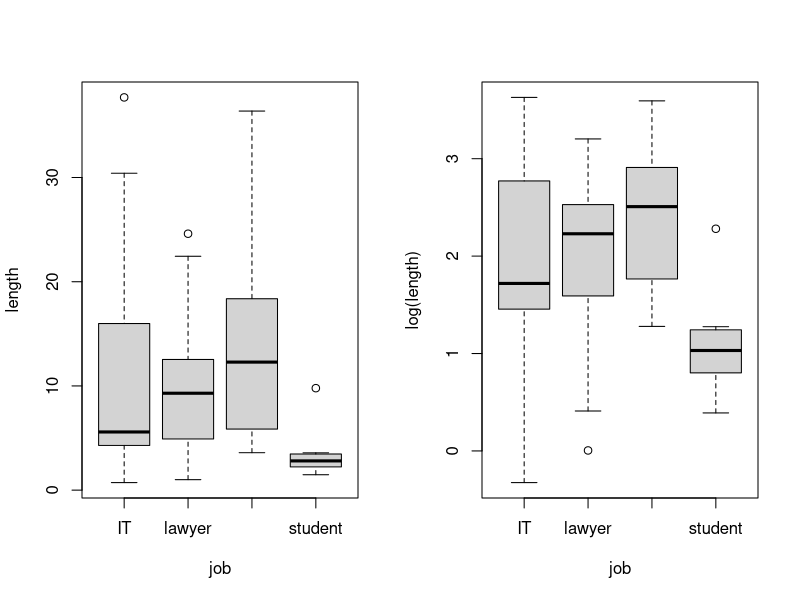
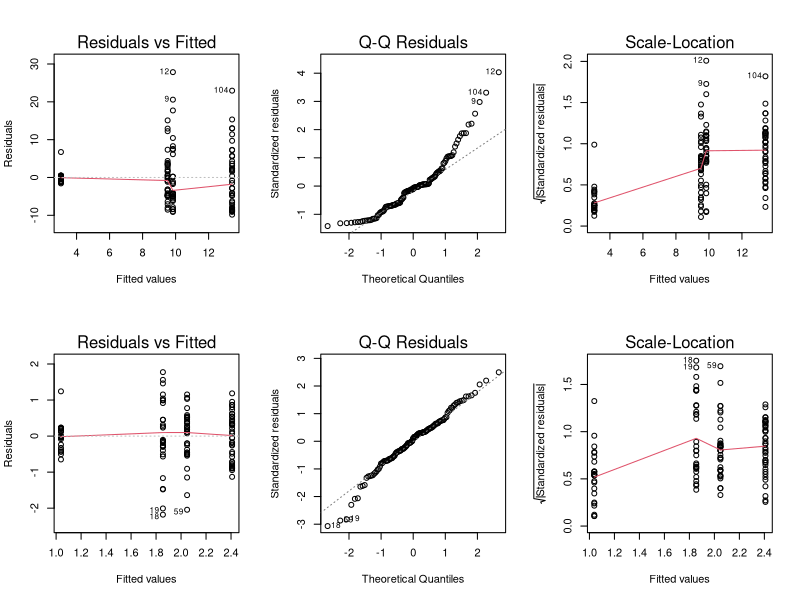
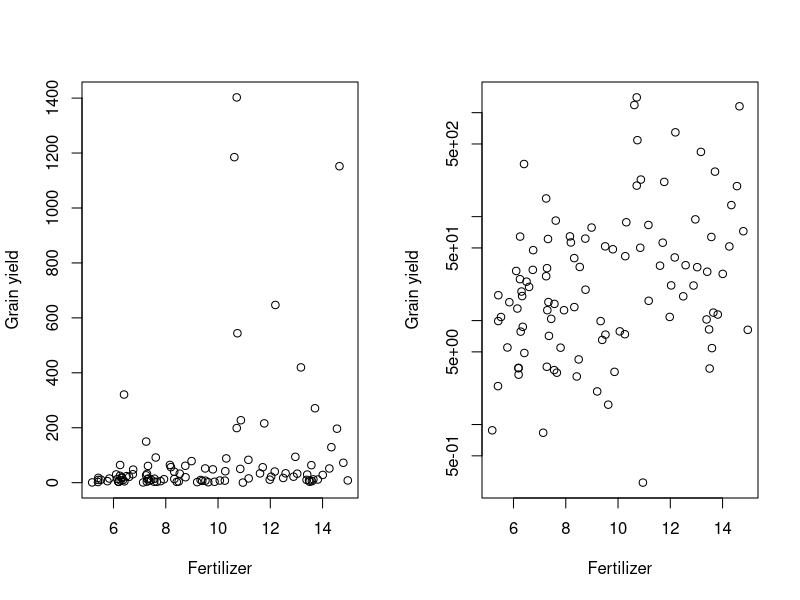
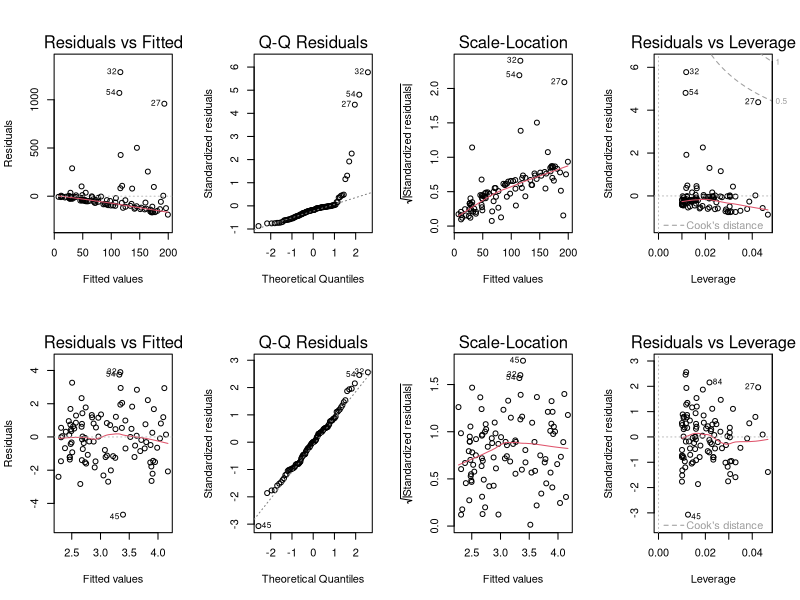

Source code (R) for these figures, in order:
## ---- chunk 1
#| message: false
#| warning: false
#| code-fold: true
#| code-summary: "Show R Script"
#| fig-cap: "Figure 1: Example of a log-normal variable: effect of job on the length of phone calls. The left panel shows the boxplot on the ordinary linear scale, while the right panel shows the same values on the log-scaled y-axis."


set.seed(42)

# create vector of jobs
jobs <- c("IT", "lawyer", "manager", "student")

# generate log-normally distributed data
it <- rlnorm(30, meanlog = 1.8, sdlog = 0.8)
lawyer <- rlnorm(35, meanlog = 2.1, sdlog = 0.7)
manager <- rlnorm(40, meanlog = 2.3, sdlog = 0.7)
student <- rlnorm(25, meanlog = 1.2, sdlog = 0.4)

# create data frame
calls <- data.frame(
  job = factor(rep(jobs, times = c(30, 35, 40, 25)), levels = jobs),
  length = c(it, lawyer, manager, student)
)

# plots
par(mfrow = c(1,2))
boxplot(length ~ job, data = calls)
boxplot(log(length) ~ job, data = calls)
par(mfrow = c(1,1))
## ---- chunk 2
#| message: false
#| warning: false
#| code-fold: true
#| code-summary: "Show R Script"

# anova not transformed
ntm <- lm(length ~ job, data = calls) # model
anova(ntm)             # test stats
summary(ntm)$r.squared # r-squared

# anova transformed
tm <- lm(log(length) ~ job, data = calls) # model
anova(tm)             # test stats
summary(tm)$r.squared # r-squared
## ---- chunk 3
#| message: false
#| warning: false
#| code-fold: true
#| code-summary: "Show R Script"
#| fig-cap: "Figure 2: Diagnostic plots of ANOVA models applied on non-transformed (upper row) and log-transformed data (lower row). Note the improved normal fit on the QQplot and homogeneity of variances after transformation (Residuals vs. Fitted and Scale-Location plots)."

par(mfrow = c(2,3))
plot(ntm, which = c(1,2,3))
plot(tm,  which = c(1,2,3))
par(mfrow = c(1,1))
## ---- chunk 4
#| message: false
#| warning: false
#| code-fold: true
#| code-summary: "Show R Script"
#| fig-cap: "Figure 3: Example of a regression with log-normal variable: how grain yield of maize depends on the amount of fertilizer applied. The left panel shows the scatterplot on the ordinary linear scale, while the right panel shows the same values on the log-scaled y-axis."
set.seed(2468)

# generate fertilizer data
n <- 100
fertilizer <- runif(n, 5, 15)

# generate yield data (log normal)
log_yield <- 1.1 + 0.2 * fertilizer + rnorm(n, sd = 1.6)
yield <- exp(log_yield)

# data frame
maize <- data.frame(Fertilizer = fertilizer, Yield = yield)

# plot
par(mfrow = c(1,2))

### linear scale
plot(Yield ~ Fertilizer, data = maize,
     ylab = 'Grain yield')

### log scaled y-axis
plot(Yield ~ Fertilizer, data = maize,
     log = 'y',
     ylab = 'Grain yield')

par(mfrow = c(1,1))
## ---- chunk 5
#| message: false
#| warning: false
#| code-fold: true
#| code-summary: "Show R Script"

# anova not transformed
ntm2 <- lm(Yield ~ Fertilizer, data = maize) # model
anova(ntm2)             # test stats
summary(ntm2)$r.squared # r-squared

# anova transformed
tm2 <- lm(log(Yield) ~ Fertilizer, data = maize) # model
anova(tm2)             # test stats
summary(tm2)$r.squared # r-squared
## ---- chunk 6
#| message: false
#| warning: false
#| code-fold: true
#| code-summary: "Show R Script"
#| fig-cap: "Figure 4: Diagnostic plots of linear models fitted on non-transformed (upper row of plots) and log-transformed data (lower row of plots). Note improved normal fit on the QQplot and improved homogeneity of variances after transformation (Scale-Location plot)."

par(mfrow = c(2,4))
plot(ntm2, which = c(1,2,3,5))
plot(tm2,  which = c(1,2,3,5))
par(mfrow = c(1,1))
## ---- chunk 7
pizza <- data.frame(
  Francesco = c(1,2,1,1,3,1,1,2,1,2),
  Giacomo   = c(1,3,2,3,1,2,1,2,2,1)
  )
## ---- chunk 8
lettuce <- data.frame(
  red_leaved_varieties = c(1,2,1,2,1,2,2,1,1,1,3,1,1,3,1,3,1,3,3,2,2,3,1,2,3,1,1,4,1,2,2,2,2,2,2,1,2,3,1,1,2,2,2,2,2,2,1,1,2,2,3,1,2,1,1,2,2,1,1,2),
  green_leaved_varieties = c(4,2,2,1,2,2,1,3,2,1,2,4,3,3,3,3,2,3,2,1,4,2,2,3,2,2,1,1,5,3,3,2,3,2,1,3,3,2,2,1,2,2,3,3,3,1,1,3,2,3,3,3,2,1,2,3,2,2,3,1)
)
